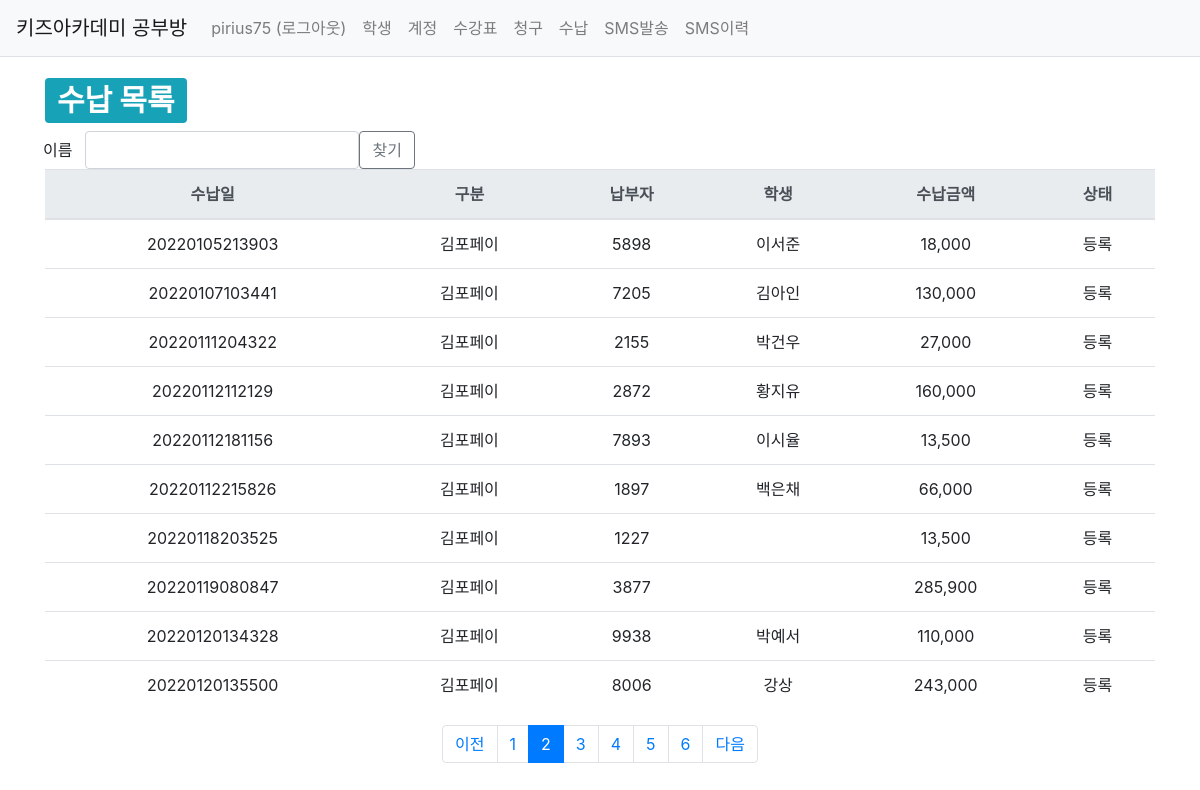
/studyroom/pay/?page=2 (signed in), run on an earlier commit of the app's database.
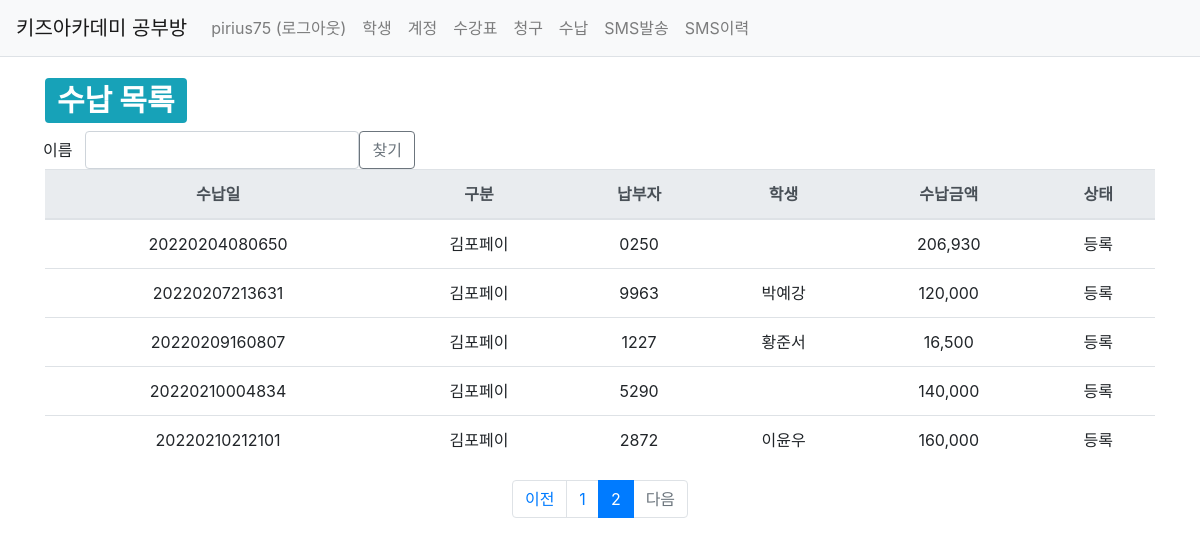
And on a later commit of the database.
### studyroom/models.py (models this page shows, shortened)
class Pay(models.Model):
    class PayType(models.TextChoices):
        김포페이 = 'KP'
        계좌이체 = 'AT'
    class PayStatus(models.TextChoices):
        등록 = 'OP'
        Close = 'CO'
    pay_type = models.CharField(max_length=2, choices=PayType.choices)
    pay_date = models.CharField(max_length=14, default='yyyymmddhhmmss')
    pay_amt = models.IntegerField()
    payer = models.CharField(max_length=30, null=True, blank=True)
    pay_status = models.CharField(max_length=2, choices=PayStatus.choices)
    account = models.ForeignKey(Account, on_delete=models.CASCADE, null=True, blank=True)
    create_date = models.DateTimeField()
    modify_date = models.DateTimeField(auto_now=True)

class Account(models.Model):
    user = models.ForeignKey(User, on_delete=models.CASCADE)
    student = models.ForeignKey(Student, on_delete=models.CASCADE)
    payer = models.CharField(max_length=40, null=True, blank=True)
    payer_phone_num = models.CharField(max_length=11, null=True, blank=True)
    sms_phone_num = models.CharField(max_length=11, null=True, blank=True)
    brother_dc_yn = models.CharField(max_length=1, default='n')
    recommend_dc_start = models.CharField(max_length=6, null=True, blank=True, default='yyyymm')
    recommend_dc_end = models.CharField(max_length=6, null=True, blank=True, default='yyyymm')
    create_date = models.DateTimeField()
    modify_date = models.DateTimeField(null=True, blank=True)

class Student(models.Model):
    Grade_choices = (
        ('Y6','6세'),
        ('Y7','7세'),
        ('E1','1학년'),
        ('E2','2학년'),
        ('E3','3학년'),
        ('E4','4학년'),
        ('E5','5학년'),
        ('E6','6학년'),
    )
    user = models.ForeignKey(User, on_delete=models.CASCADE)
    brother = models.ForeignKey('self', on_delete=models.CASCADE, blank=True, null=True)
    name = models.CharField(max_length=20)
    grade = models.CharField(max_length=2, choices=Grade_choices)
    create_date = models.DateTimeField()
    modify_date = models.DateTimeField(null=True, blank=True)
    delete_yn = models.CharField(max_length=1, default='n')

### studyroom/views/pay_views.py (the view)
@login_required(login_url='common:login')
def pay_list(request):
    logger.info("INFO 레벨로 출력")
    """
    수납 목록 출력
    """
    page = request.GET.get('page', '1')  # 페이지
    name = request.GET.get('name', '')  # 검색어
    pay_list = Pay.objects.order_by('id')
    if name:
        pay_list = pay_list.filter(
            Q(account__student__name__icontains=name)   # 학생이름검색
        ).distinct()
    paginator = Paginator(pay_list, 10)  # 페이지당 10개씩 보여주기
    page_obj = paginator.get_page(page)
    context = {'pay_list': page_obj, 'page': page, 'name': name}
    return render(request, 'studyroom/pay_list.html', context)

### templates/studyroom/pay_list.html (shortened to what this page needs)
{% extends 'base.html' %}
{% load studyroom_filter %}
{% load humanize %}
{% block content %}
<div class="container my-3">
    <div>
        <h1>
            <span class="badge badge-info">수납 목록</span>
        </h1>
    </div>
    <div class="row">
        <div class="col-xs-2">
            <button class="btn " type="button" >이름</button>
        </div>
        <div class="col-xs-2">
            <input id="input_search" type="text" class="form-control name" value="{{ name|default_if_none:'' }}">
        </div>
        <div class="col-xs-2">
            <button class="btn btn-outline-secondary" type="button" id="btn_search">찾기</button>
        </div>
    </div>
    <table class="table">
        <thead>
        <tr class="text-center thead-light">
            <th>수납일</th>
            <th>구분</th>
            <th>납부자</th>
            <th>학생</th>
            <th>수납금액</th>
            <th>상태</th>
        </tr>
        </thead>
        <tbody>
        {% if pay_list %}
        {% for pay in pay_list %}
        <tr class="text-center">
            <td>{{ pay.pay_date }}</td>
            <td>{{ pay.get_pay_type_display }}</td>
            <td>{{ pay.payer }}</td>
            <td>{{ pay.account.student.name }}</td>
            <td>{{ pay.pay_amt|intcomma }}</td>
            <td>{{ pay.get_pay_status_display }}</td>
        </tr>
        {% endfor %}
        {% else %}
        <tr>
            <td colspan="3">수납 내역이 없습니다.</td>
        </tr>
        {% endif %}
        </tbody>
    </table>
    <ul class="pagination justify-content-center">
        {% if pay_list.has_previous %}
        <li class="page-item">
            <a class="page-link" href="?page={{ pay_list.previous_page_number }}">이전</a>
        </li>
        {% else %}
        <li class="page-item disabled">
            <a class="page-link" tabindex="-1" aria-disabled="true" href="#">이전</a>
        </li>
        {% endif %}
        {% for page_number in pay_list.paginator.page_range %}
        {% if page_number >= pay_list.number|add:-5 and page_number <= pay_list.number|add:5 %}
            {% if page_number == pay_list.number %}
            <li class="page-item active" aria-current="page">
                <a class="page-link" href="?page={{ page_number }}">{{ page_number }}</a>
            </li>
            {% else %}
            <li class="page-item">
                <a class="page-link" href="?page={{ page_number }}">{{ page_number }}</a>
            </li>
            {% endif %}
        {% endif %}
        {% endfor %}
        {% if pay_list.has_next %}
        <li class="page-item">
            <a class="page-link" href="?page={{ pay_list.next_page_number }}">다음</a>
        </li>
        {% else %}
        <li class="page-item disabled">
            <a class="page-link" tabindex="-1" aria-disabled="true" href="#">다음</a>
        </li>
        {% endif %}
    </ul>
</div>
{% endblock %}

What changed in the data, as far as the page shows it:
removed Pay: pay_date "20220105213903", pay_type "김포페이", payer "5898", account.student.name "이서준", pay_amt "18,000", pay_status "등록"
removed Pay: pay_date "20220107103441", pay_type "김포페이", payer "7205", account.student.name "김아인", pay_amt "130,000", pay_status "등록"
removed Pay: pay_date "20220111204322", pay_type "김포페이", payer "2155", account.student.name "박건우", pay_amt "27,000", pay_status "등록"
removed Pay: pay_date "20220112112129", pay_type "김포페이", payer "2872", account.student.name "황지유", pay_amt "160,000", pay_status "등록"
removed Pay: pay_date "20220112181156", pay_type "김포페이", payer "7893", account.student.name "이시율", pay_amt "13,500", pay_status "등록"
removed Pay: pay_date "20220112215826", pay_type "김포페이", payer "1897", account.student.name "백은채", pay_amt "66,000", pay_status "등록"
removed Pay: pay_date "20220118203525", pay_type "김포페이", payer "1227", pay_amt "13,500", pay_status "등록"
removed Pay: pay_date "20220119080847", pay_type "김포페이", payer "3877", pay_amt "285,900", pay_status "등록"
removed Pay: pay_date "20220120134328", pay_type "김포페이", payer "9938", account.student.name "박예서", pay_amt "110,000", pay_status "등록"
removed Pay: pay_date "20220120135500", pay_type "김포페이", payer "8006", account.student.name "강상", pay_amt "243,000", pay_status "등록"
added Pay: pay_date "20220204080650", pay_type "김포페이", payer "0250", pay_amt "206,930", pay_status "등록"
added Pay: pay_date "20220207213631", pay_type "김포페이", payer "9963", account.student.name "박예강", pay_amt "120,000", pay_status "등록"
added Pay: pay_date "20220209160807", pay_type "김포페이", payer "1227", account.student.name "황준서", pay_amt "16,500", pay_status "등록"
added Pay: pay_date "20220210004834", pay_type "김포페이", payer "5290", pay_amt "140,000", pay_status "등록"
added Pay: pay_date "20220210212101", pay_type "김포페이", payer "2872", account.student.name "이윤우", pay_amt "160,000", pay_status "등록"
Also different on the page:
list line gone: "3"
list line gone: "4"
list line gone: "5"
list line gone: "6"
